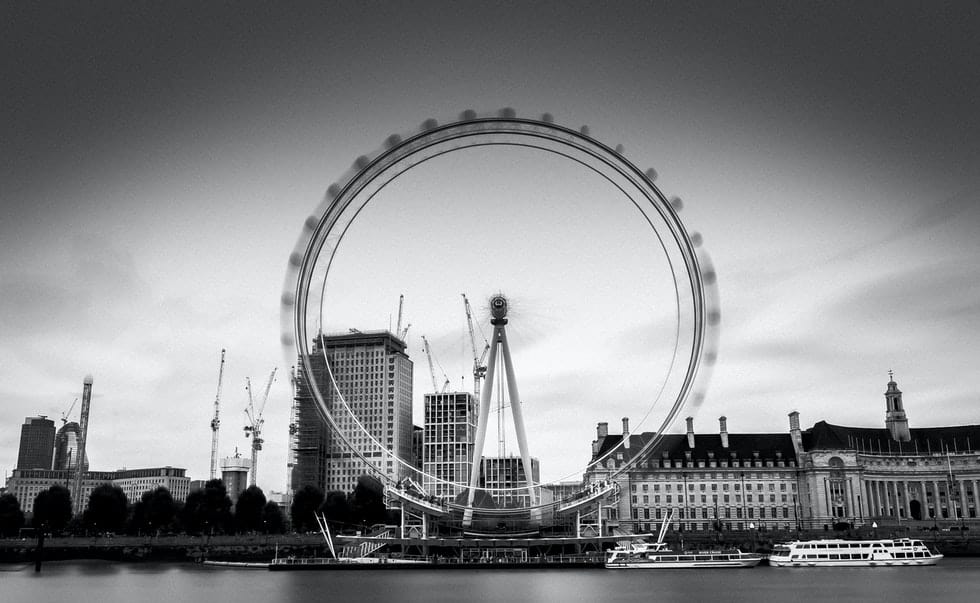
#> input picture Image Processing 2nd sem assignment/EXE1_m200363cs_navin_6/sample1.jpg, 980 x 603 px, found by its file name
$ python EXE1_m200363cs_navin_6.py
#> lines starting #> are read from the running program, lines starting #| are printed output that depends on the picture
from PIL import Image
try:

    grayimg = Image.open("C:/Users/nkd/Documents/python/sample1.jpg")
#> grayimg is the input picture: PIL image 980x603 RGB; mean R, G, B 132.3, 133.3, 135.2
    img = grayimg.resize([256,256])
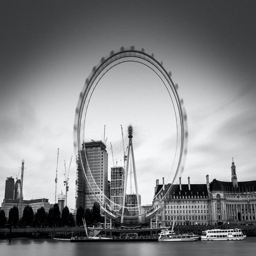
#> img: PIL image 256x256 RGB; mean R, G, B 132.3, 133.3, 135.2
    input_pixels = img.load()
    img.save("new_sample1.jpg", "JPEG")
    #img.show()
    imin = 255
    imax = 0
    for x in range(img.width):
     for y in range(img.height):
        r, g, b = input_pixels[x, y]
        i = (r + g + b) / 3
        imin = min(imin, i)
        imax = max(imax, i)


    print("Maximum Intensity=" , int(imax))
    print("Minimum Intensity=" , int(imin))
except IOError:
    pass
